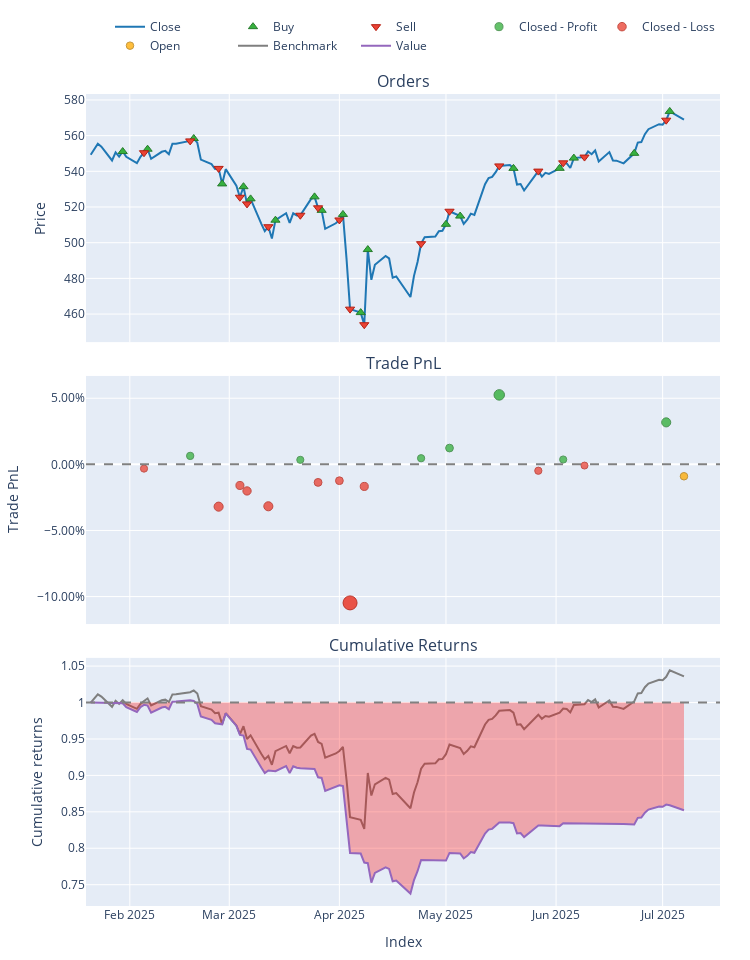

Notebook code for this chart:
### Code cell
test_data_df['date'] = pd.to_datetime(test_data_df['date'])
test_data_df = test_data_df.set_index('date').sort_index()

start_date = test_data_df.index.min().strftime('%Y-%m-%d')
end_date = (test_data_df.index.max() + dt.timedelta(days=2)).strftime('%Y-%m-%d') 

# just use the close price for now
voo_price = yf.download('VOO', start=start_date, end=end_date)['Close']

signal_map = {
    'BULLISH': 1,  # Enter
    'BEARISH': -1, # Exit
    'NEUTRAL': 0   # Hold
}
test_data_df['signal'] = test_data_df['predicted_label'].map(signal_map)

# forward-fill signals to handle non-trading days
signals = test_data_df['signal'].reindex(voo_price.index, method='ffill').fillna(0)

entries = signals == 1
exits = signals == -1

portfolio = vbt.Portfolio.from_signals(
    close=voo_price, 
    entries=entries, 
    exits=exits,
    freq='D',
    init_cash=1000000,
    fees=0.001 # 0.1% fee per trade
)

print("Backtest Results for H1 2025")
print("="*30)
print(portfolio.stats())

print("\n\nPerformance vs. Buy and Hold (VOO)")
print("="*30)
portfolio[0].plot().show()
